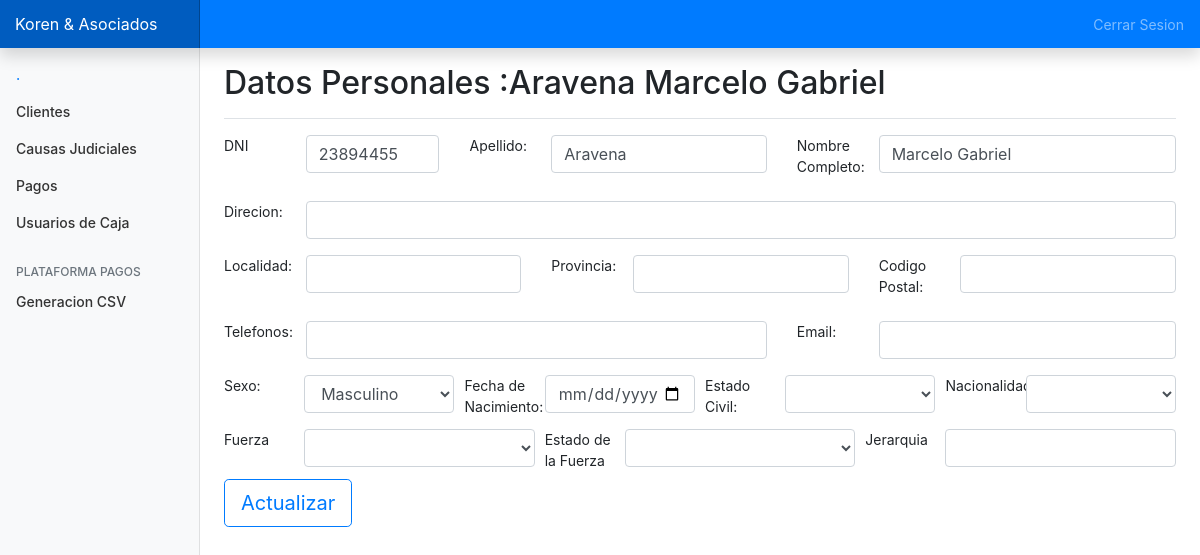
Page /website/datos.php?usuario=23894455 on the committed database.
### tables this page shows
CREATE TABLE personas(
   usuario varchar(12) PRIMARY KEY,
   apellido varchar (50),
   nombre   varchar(100),
   sexo   varchar(20),
   fechanacimiento varchar(25),
   estadocivil  varchar(20),
   direccion  varchar(50),
   localidad  varchar(50),
   provincia varchar(50),
   codigopostal varchar(10),
   nacionalidad varchar(50),
   telefono varchar(100),
   email  varchar(50),  
   fallecido varchar(25)
);

### website/scripts/funciones.php (called while the page is built, shortened)
<?php
   $conexion = NULL;
   function getDatosPersonales2($usuario){
       global $conexion;
       $consulta = "SELECT * FROM personas WHERE usuario = '$usuario'";
       $respuesta = mysqli_query($conexion, $consulta);
       return mysqli_fetch_row($respuesta);
   }
  function getFuerza($usuario){
       global $conexion;
       $consulta = "SELECT * FROM clientes WHERE usuario = '$usuario'";
       $respuesta = mysqli_query($conexion, $consulta);
       return mysqli_fetch_row($respuesta);
   }
?>

### website/datos.php (the view, shortened to what this page needs)
<?php
  require 'scripts/funciones.php';
   $usuario = $_GET['usuario'];
   $persona = getDatosPersonales2($usuario);
   $fuerza = getFuerza($usuario);
?>
<html lang="es">
  <head>
<link href="css/bootstrap.min.css" rel="stylesheet">
<link rel="stylesheet" href="https://stackpath.bootstrapcdn.com/bootstrap/4.3.1/css/bootstrap.min.css">
    <link href="css/dashboard.css" rel="stylesheet">
  </head>
  <body>
<div class="container-fluid">
  <div class="row">
    <main role="main" class="col-md-9 ml-sm-auto col-lg-10 px-4">
      <div class="d-flex justify-content-between flex-wrap flex-md-nowrap align-items-center pt-3 pb-2 mb-3 border-bottom">
        <h1 class="h2">Datos Personales :<?php echo $persona[1]."  "  ?><?php echo $persona[2]."  " ?></h1>
      </div>
      <form class="form-horizontal" action="actualizar-usuario.php" method="post">
    <div class="form-group row">
      <label class="control-label col-sm-1" for="dni">DNI</label>
      <div class="col-sm-2">
        <input type="text" class="form-control" maxlength="20" value="<?php echo $persona[0]?>" name="dni">
      </div>
      <label class="control-label col-sm-1" for="apellido">Apellido:</label>
      <div class="col-sm-3">
        <input type="apellido" class="form-control" maxlength="50" id="apellido" value="<?php echo $persona[1]?>" name="apellido">
      </div>
      <label class="control-label col-sm-1" for="nombre">Nombre Completo:</label>
      <div class="col-sm-4">
        <input type="nombre" class="form-control" maxlength="50" id="nombre" value="<?php echo $persona[2]?>" name="nombre">
      </div>
    </div>
    <div class="form-group row">
      <label class="control-label col-sm-1" for="Direccion">Direcion:</label>
      <div class="col-sm-11">
        <input type="direccion" class="form-control" maxlength="50" id="direccion" value="<?php echo $persona[6]?>" name="direccion">
      </div>
    </div>
    <div class="form-group row">
      <label class="control-label col-sm-1" for="localidad">Localidad:</label>
      <div class="col-sm-3">
        <input type="localidad" class="form-control" maxlength="50" id="localidad" value="<?php echo $persona[7]?>" name="localidad">
      </div>
      <label class="control-label col-sm-1" for="prov">Provincia:</label>
      <div class="col-sm-3">
        <input type="provincia" class="form-control" maxlength="50" id="provincia" value="<?php echo $persona[8]?>" name="provincia">
      </div>
      <label class="control-label col-sm-1" for="codigopostal">Codigo Postal:</label>
      <div class="col-sm-3">
        <input type="codigopostal" class="form-control" maxlength="50" id="codigopostal" value="<?php echo $persona[9]?>" name="codigopostal">
      </div>
    </div>
    <div class="form-group row">
      <label class="control-label col-sm-1" for="tel">Telefonos:</label>
      <div class="col-sm-6">
        <input type="telefono" class="form-control" maxlength="50" id="telefono" value="<?php echo $persona[11]?>" name="telefono">
      </div>
      <label class="control-label col-sm-1" for="email">Email:</label>
      <div class="col-sm-4">
          <input type="email" class="form-control" maxlength="50" id="email" value="<?php echo $persona[12]?>" name="email">
      </div>
    </div>
            <div class="form-row" >
      <label class="control-label col-1" for="sexo">Sexo:</label>
      <div class="col-2">
        <p>
    <select name="sexo" class="form-control" >
              <option><?php echo $persona[3]?></option>
    </select>
       </p>
      </div>
      <label class="control-label col-1" for="fecha">Fecha de Nacimiento:</label>
      <div class="col-2">
        <input type="date" class="form-control"  name="fecha"  value="<?php echo $persona[4]?>">
      </div>
      <label class="control-label col-1" for="estadocivil">Estado Civil:</label>
      <div class="col-2">
        <select name="estadocivil" class="form-control" >
              <option><?php echo $persona[5]?></option>
              <option>Casado</option>
        </select>
      </div>
       <label class="control-label col-sm-1" for="nacionalidad">Nacionalidad:</label>
      <div class="col-sm-2">
          <select name="nacionalidad" class="form-control" >
              <option><?php echo $persona[10]?></option>
              <option>Argentina</option>
        </select>
      </div>
    </div>
          <div class="form-row" >
      <label class="control-label col-sm-1" for="fuerza">Fuerza</label>
      <div class="col-sm-3">
          <select name="fuerza" class="form-control" >
              <option><?php echo $fuerza[2]?></option>
              <option>Civil</option>
        </select>
      </div>
      <label class="control-label col-sm-1" for="estado">Estado de la Fuerza</label>
      <div class="col-sm-3">
          <select name="estadofuerza" class="form-control">
              <option><?php echo $fuerza[4]?></option>
              <option>Retirado</option>
        </select>
      </div>
      <label class="control-label col-sm-1" for="jerarquia">Jerarquia</label>
      <div class="col-sm-3">
        <input type="jerarquia" class="form-control" maxlength="50" id="Jerarquia" value="<?php echo $fuerza[3]?>" name="jerarquia">
    </div>
       </div>
    <div class="form-group row">
      <div class="col-sm-offset-2 col-sm-10">
        <button type="submit" class="btn btn-lg btn-outline-primary">Actualizar</button>
      </div>
    </div>
  </form>
    </main>
  </div>
</div>
        <script src="js/dashboard.js"></script></body>
</html>

### website/css/dashboard.css (style rules this page uses)
body { font-size: .875rem; }
.sidebar { position: fixed; top: 0; bottom: 0; left: 0; z-index: 100; padding: 48px 0 0; box-shadow: inset -1px 0 0 rgba(0, 0, 0, .1); }
.sidebar-sticky { position: relative; top: 0; height: calc(100vh - 48px); padding-top: .5rem; overflow-x: hidden; overflow-y: auto; }
.sidebar .nav-link { font-weight: 500; color: #333; }
.sidebar .nav-link.active { color: #007bff; }
.sidebar-heading { font-size: .75rem; text-transform: uppercase; }
[role="main"] { padding-top: 133px; }
@media (min-width: 768px) { [role="main"] { padding-top: 48px; } }
.navbar-brand { padding-top: .75rem; padding-bottom: .75rem; font-size: 1rem; background-color: rgba(0, 0, 0, .25); box-shadow: inset -1px 0 0 rgba(0, 0, 0, .25); }

### rows in the picture
personas: apellido "Aravena", nombre "Marcelo Gabriel", dni "23894455", sexo "Masculino"
